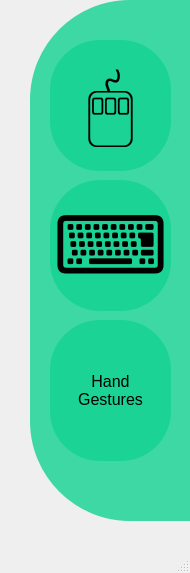
<?xml version="1.0" encoding="UTF-8"?>
<ui version="4.0">
 <class>HomeScreen</class>
 <widget class="QMainWindow" name="HomeScreen">
  <property name="geometry">
   <rect>
    <x>0</x>
    <y>0</y>
    <width>190</width>
    <height>573</height>
   </rect>
  </property>
  <property name="windowTitle">
   <string>MainWindow</string>
  </property>
  <widget class="QWidget" name="centralwidget">
   <widget class="QWidget" name="Frame" native="true">
    <property name="geometry">
     <rect>
      <x>30</x>
      <y>0</y>
      <width>301</width>
      <height>521</height>
     </rect>
    </property>
    <property name="styleSheet">
     <string notr="true">background-color:rgba(18, 210, 145, 0.8);
border-radius:100px;</string>
    </property>
    <widget class="QPushButton" name="pushButton">
     <property name="geometry">
      <rect>
       <x>20</x>
       <y>40</y>
       <width>121</width>
       <height>131</height>
      </rect>
     </property>
     <property name="font">
      <font>
       <pointsize>60</pointsize>
      </font>
     </property>
     <property name="styleSheet">
      <string notr="true">border-radius:50px;
</string>
     </property>
     <property name="text">
      <string>🖱️</string>
     </property>
    </widget>
    <widget class="QPushButton" name="pushButton_2">
     <property name="geometry">
      <rect>
       <x>20</x>
       <y>180</y>
       <width>121</width>
       <height>131</height>
      </rect>
     </property>
     <property name="font">
      <font>
       <pointsize>60</pointsize>
      </font>
     </property>
     <property name="styleSheet">
      <string notr="true">border-radius:50px;</string>
     </property>
     <property name="text">
      <string>⌨️</string>
     </property>
    </widget>
    <widget class="QPushButton" name="pushButton_3">
     <property name="geometry">
      <rect>
       <x>20</x>
       <y>320</y>
       <width>121</width>
       <height>141</height>
      </rect>
     </property>
     <property name="font">
      <font>
       <pointsize>12</pointsize>
      </font>
     </property>
     <property name="styleSheet">
      <string notr="true">border-radius:50px;</string>
     </property>
     <property name="text">
      <string>Hand
Gestures</string>
     </property>
    </widget>
   </widget>
  </widget>
  <widget class="QMenuBar" name="menubar">
   <property name="geometry">
    <rect>
     <x>0</x>
     <y>0</y>
     <width>190</width>
     <height>26</height>
    </rect>
   </property>
  </widget>
  <widget class="QStatusBar" name="statusbar"/>
 </widget>
 <resources/>
 <connections/>
</ui>
